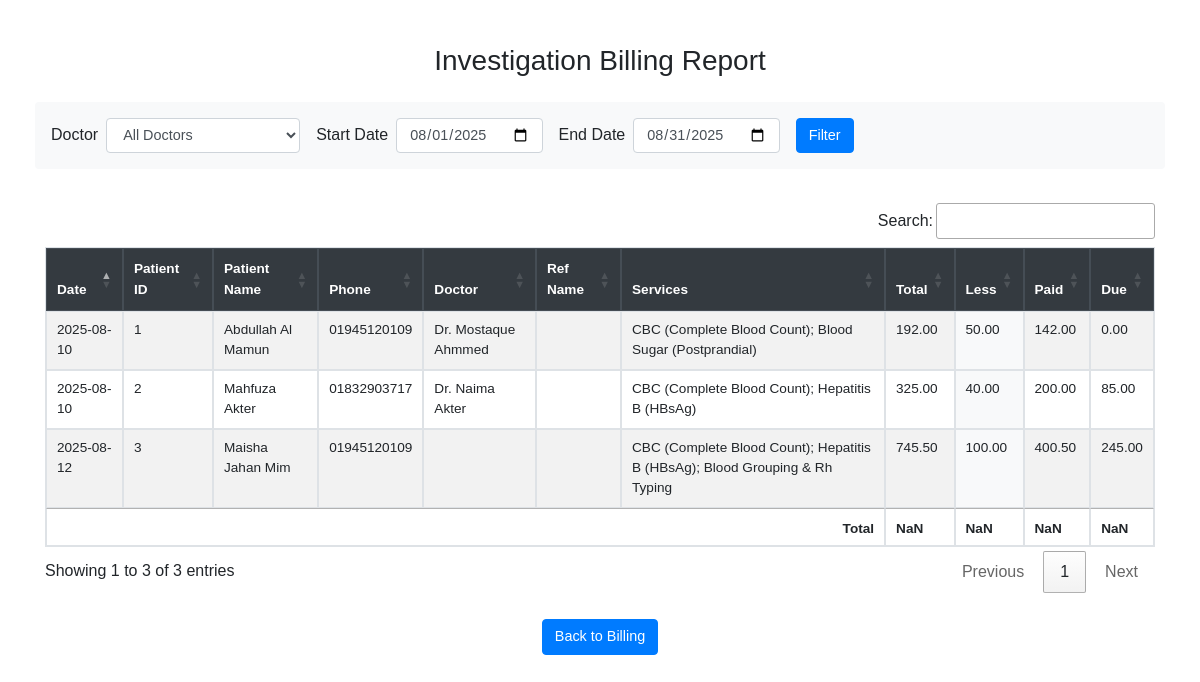
Page /billing_report.php on the earlier database version.
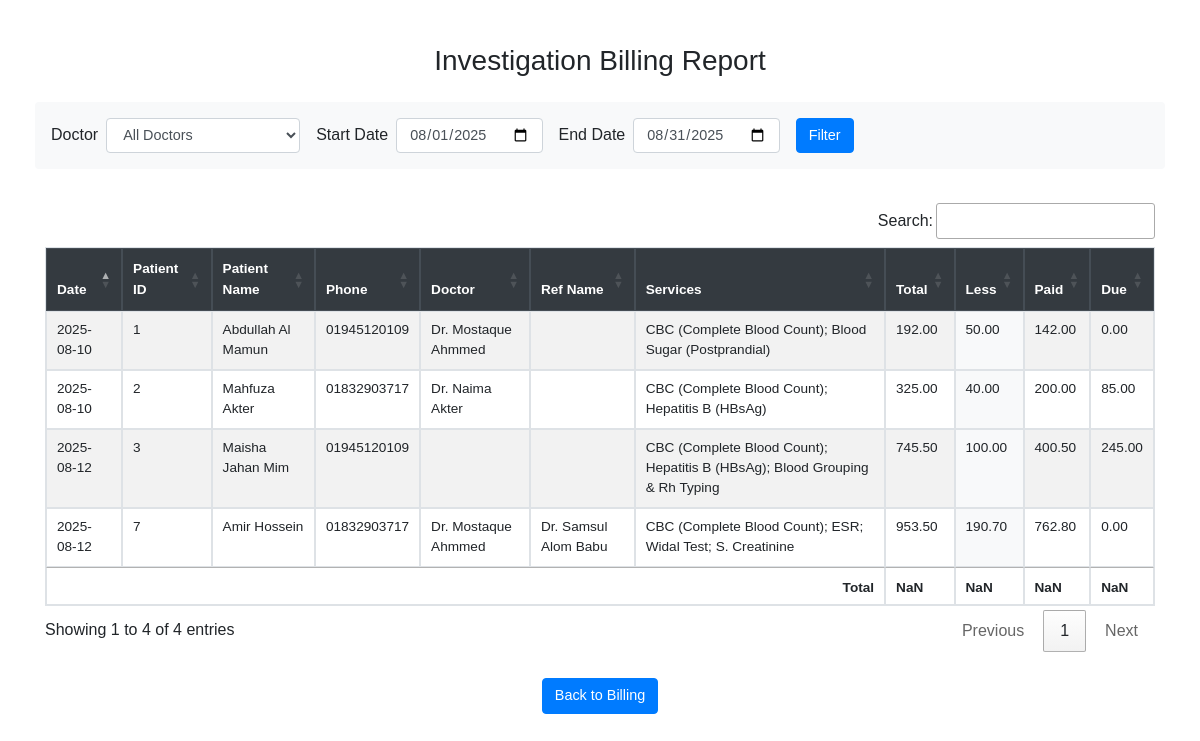
Same page on the later database version.
### tables this page shows
CREATE TABLE patients (
        patient_id INTEGER PRIMARY KEY AUTOINCREMENT,
        old_id TEXT,
        date TEXT,
        patient_name TEXT,
        sex TEXT,
        age TEXT,
        phone TEXT,
        ref_doctors TEXT,
        ref_name TEXT,
        delivery_date TEXT,
        delivery_time TEXT,
        remarks TEXT,
        less_total REAL,
        less_percent_total REAL,
        paid REAL,
        send_sms INTEGER,
        created_at TEXT,
        updated_at TEXT,
        address TEXT
    );

### billing_report.php (the view, shortened to what this page needs)
<?php
include 'db_sqlite.php';
$startDate = $_GET['start_date'] ?? date('Y-m-01');
$endDate = $_GET['end_date'] ?? date('Y-m-t');
$sql = "
  SELECT
    p.date,
    p.patient_id,
    p.patient_name,
    p.phone,
    p.ref_doctors AS doctor,
    p.ref_name,
    GROUP_CONCAT(b.service_name, '; ') AS services,
    SUM(b.final_price) AS total,
    p.less_total,
    p.paid,
    (SUM(b.final_price) - p.less_total - p.paid) AS due
  FROM billing b
  JOIN patients p ON b.patient_id = p.patient_id
  WHERE p.date BETWEEN ? AND ?
";
$params = [$startDate, $endDate];
$sql .= " GROUP BY p.patient_id, p.date, p.patient_name, p.phone, p.ref_doctors, p.ref_name, p.paid, p.less_total
  ORDER BY p.date DESC";
$stmt = $pdo->prepare($sql);
$stmt->execute($params);
$rows = $stmt->fetchAll(PDO::FETCH_ASSOC);
?>
<!DOCTYPE html>
<html>
<head>
  <link rel="stylesheet" href="https://stackpath.bootstrapcdn.com/bootstrap/4.5.2/css/bootstrap.min.css">
  <link rel="stylesheet" href="https://cdn.datatables.net/1.13.6/css/jquery.dataTables.min.css">
  <link rel="stylesheet" href="https://cdn.datatables.net/buttons/2.4.1/css/buttons.dataTables.min.css">
</head>
<body>
<div class="container py-4">
  <h3 class="mb-4 text-center">Investigation Billing Report</h3>
  <form method="GET" class="form-inline mb-4 bg-light p-3 rounded">
    <label class="mr-2">Doctor</label>
    <select name="doctor" id="doctorFilter" class="form-control mr-3">
      <option value="">All Doctors</option>
    </select>
    <label class="mr-2">Start Date</label>
    <input type="date" name="start_date" class="form-control mr-3" value="<?= $startDate ?>">
    <label class="mr-2">End Date</label>
    <input type="date" name="end_date" class="form-control mr-3" value="<?= $endDate ?>">
    <button class="btn btn-primary" type="submit">Filter</button>
  </form>
  <table id="billingTable" class="table table-bordered table-striped">
    <thead class="thead-dark">
      <tr>
        <th>Date</th>
        <th>Patient ID</th>
        <th>Patient Name</th>
        <th>Phone</th>
        <th>Doctor</th>
        <th>Ref Name</th>
        <th>Services</th>
        <th>Total</th>
        <th>Less</th>
        <th>Paid</th>
        <th>Due</th>
      </tr>
    </thead>
    <tbody>
      <?php foreach ($rows as $row): ?>
        <tr>
          <td><?= $row['date'] ?></td>
          <td><?= $row['patient_id'] ?></td>
          <td><?= htmlspecialchars($row['patient_name']) ?></td>
          <td><?= htmlspecialchars($row['phone']) ?></td>
          <td><?= htmlspecialchars($row['doctor'] ?? 'N/A') ?></td>
          <td><?= htmlspecialchars($row['ref_name'] ?? 'N/A') ?></td>
          <td><?= htmlspecialchars($row['services']) ?></td>
          <td><?= number_format($row['total'], 2) ?></td>
          <td class="discount-column"><?= number_format($row['less_total'], 2) ?></td>
          <td><?= number_format($row['paid'], 2) ?></td>
          <td><?= number_format($row['due'], 2) ?></td>
        </tr>
      <?php endforeach ?>
    </tbody>
    <tfoot>
      <tr>
        <th colspan="7" class="text-right">Total</th>
        <th></th>
        <th></th>
        <th></th>
        <th></th>
      </tr>
    </tfoot>
  </table>
  <div class="text-center mt-3">
    <a href="bill.php" class="btn btn-primary">Back to Billing</a>
  </div>
</div>
</body>
</html>

### billing_report.php (style rules this page uses)
body { font-family: Arial; padding: 20px; }
.container { max-width: 1400px; }
.table th, .table td { padding: .5rem; }
.form-control { font-size: 0.9rem; }
.btn { font-size: 0.9rem; }
#billingTable { font-size: 0.85rem; }
.discount-column { background-color: #f8f9fa; }

Differences in the rows shown:
added patients: date "2025-08-12", patient_id "7", patient_name "Amir Hossein", phone "01832903717", ref_doctors "Dr. Mostaque Ahmmed", ref_name "Dr. Samsul Alom Babu", services "CBC (Complete Blood Count); ESR; Widal Test; S. Creatinine", total "953.50", less_total "190.70", paid "762.80", due "0.00"
Other differences:
text written by a page script: "Search: Showing 1 to 3 of 3 entries Previous 1 Next" → "Search: Showing 1 to 4 of 4 entries Previous 1 Next"
